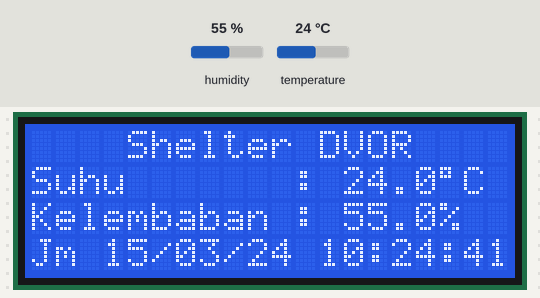
Bench run of a sketch on a simulated Seeed XIAO ESP32-S3. Shown: 20×4 character LCD. The inputs (shaded band) are chosen by the test bench; at power-on: temperature 24 °C, humidity 55 %. WiFi joins after 1.5 s; servers stay silent unless stated; uploads are accepted with an empty reply; the local clock reads 2024-03-15 10:24:30 at power-on unless the sketch sets it; EEPROM starts erased; what the sketch prints to the serial monitor is not drawn.

Above: at 12.4 s.
12.5 s: temperature set to 22 °C
At 14.6 s:
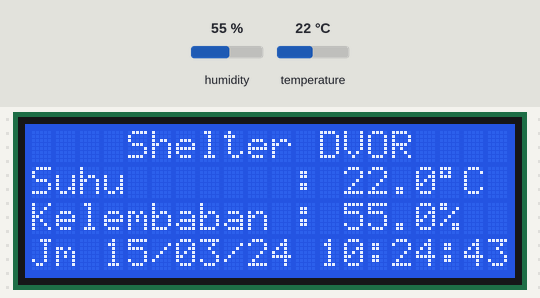
16.3 s: temperature set to 19 °C
At 18.9 s:
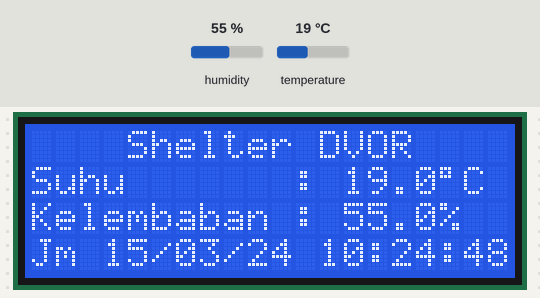
20.6 s: humidity set to 22 %
At 22.8 s:
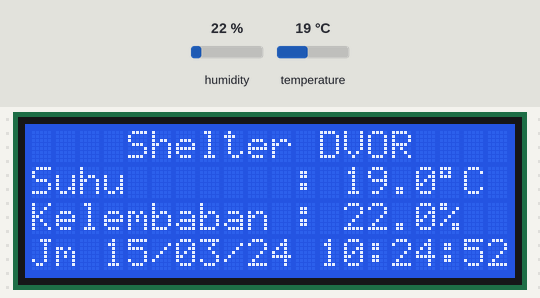
25.0 s: temperature set to 41 °C
At 27.6 s:
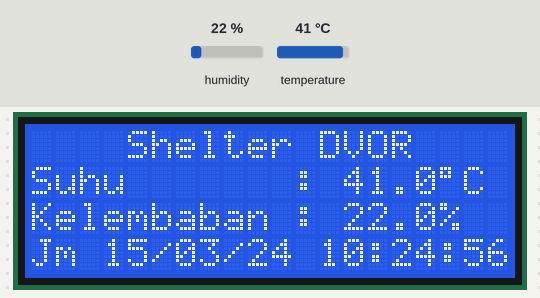
29.3 s: humidity set to 40 %
At 31.9 s:
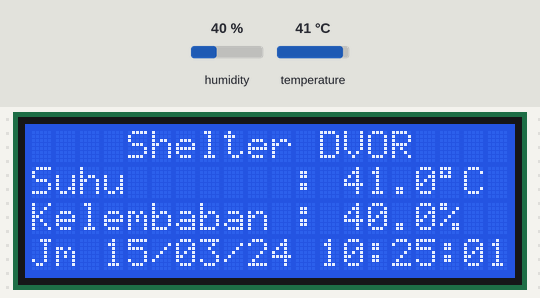
Timing chart, 0 to 33.4 s (numbered marks = the images above; inputs shaded):
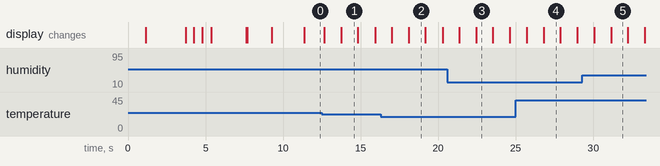

The sketch:

FIXSUHUBANDARA_dynamic_wifi.ino
```cpp
#include <Wire.h>
#include <LiquidCrystal_I2C.h>
#include <DHT.h>
#include <WiFi.h>
#include <WiFiClientSecure.h>
#include <HTTPClient.h>
#include <Preferences.h>
#include <time.h>

// ===================== WIFI DINAMIS =====================
// WiFi default dipakai pertama kali upload.
// Setelah WiFi dari dashboard tersimpan di Preferences, sketch memakai data memori.
const char* DEFAULT_SSID = "FAZ NET";
const char* DEFAULT_PASSWORD = "Gantengkalem1";
const bool ENABLE_DEFAULT_FALLBACK = false; // true kalau ingin coba WiFi default saat WiFi tersimpan gagal.

// Ganti sesuai alat:
// ESP32-1, ESP32-2, atau ESP32-3
const char* DEVICE_NAME = "ESP32-3";

// Isi dengan URL Apps Script yang sama dengan API WiFi ESP32 di website.
const char* WIFI_CONFIG_API = "https://script.google.com/macros/s/URL_APPS_SCRIPT_WIFI_KAMU/exec";

Preferences preferences;

String activeSsid = "";
String activePassword = "";

unsigned long lastWifiConfigCheck = 0;
const unsigned long WIFI_CONFIG_CHECK_INTERVAL = 60000;

// URL Web App Google Apps Script /exec untuk data suhu
const char* serverName = "https://script.google.com/macros/s/AKfycbxBbwzVrk5j32jfOqizkF9HhREMuDQ0eICVY1yIDgx4t3wOZ3pPwdGYDcuzylyrdQ/exec";

// ===================== LCD I2C 20x4 =====================
// Jika alamat LCD berbeda, coba ganti 0x27 menjadi 0x3F
LiquidCrystal_I2C lcd(0x27, 20, 4);

// ===================== DHT11 =====================
#define DHTPIN 4
#define DHTTYPE DHT11
DHT dht(DHTPIN, DHTTYPE);

// ===================== INTERVAL KIRIM DATA =====================
// Data dikirim pertama kali saat alat menyala, lalu setiap 1 jam.
unsigned long lastSendTime = 0;
const unsigned long sendInterval = 3600000UL; // 1 jam = 60 menit x 60 detik x 1000 ms

// ===================== WAKTU WITA =====================
const char* ntpServer = "pool.ntp.org";
const long gmtOffset_sec = 8 * 3600; // WITA = UTC+8
const int daylightOffset_sec = 0;

const char* hariSingkat[] = {
  "Mg", "Sn", "Sl", "Rb", "Km", "Jm", "Sb"
};

// ===================== PRINT LCD 20 KARAKTER =====================
void printLCDLine(int row, String text) {
  while (text.length() < 20) {
    text += " ";
  }

  if (text.length() > 20) {
    text = text.substring(0, 20);
  }

  lcd.setCursor(0, row);
  lcd.print(text);
}

// ===================== JSON SEDERHANA =====================
// Bisa membaca value JSON yang berupa string ataupun angka.
String extractJsonValue(String json, String key) {
  String pattern = "\"" + key + "\":";
  int start = json.indexOf(pattern);

  if (start < 0) return "";

  start += pattern.length();

  while (start < json.length() && (json[start] == ' ' || json[start] == '\t')) {
    start++;
  }

  if (start >= json.length()) return "";

  if (json[start] == '"') {
    start++;
    int end = json.indexOf("\"", start);
    if (end < 0) return "";
    return json.substring(start, end);
  }

  int endComma = json.indexOf(",", start);
  int endBrace = json.indexOf("}", start);

  int end = -1;

  if (endComma >= 0 && endBrace >= 0) {
    end = min(endComma, endBrace);
  } else if (endComma >= 0) {
    end = endComma;
  } else {
    end = endBrace;
  }

  if (end < 0) return "";

  String value = json.substring(start, end);
  value.trim();
  return value;
}

String firstNotEmpty(String first, String second, String third) {
  if (first.length() > 0) return first;
  if (second.length() > 0) return second;
  return third;
}

// ===================== WIFI MEMORY =====================
void loadWifiFromMemory() {
  preferences.begin("wifi-config", false);

  activeSsid = preferences.getString("ssid", DEFAULT_SSID);
  activePassword = preferences.getString("password", DEFAULT_PASSWORD);

  Serial.println("WiFi aktif dari memori:");
  Serial.println(activeSsid);
}

void saveWifiToMemory(String newSsid, String newPassword) {
  preferences.putString("ssid", newSsid);
  preferences.putString("password", newPassword);

  activeSsid = newSsid;
  activePassword = newPassword;
}

// ===================== TAMPILKAN WAKTU DI LCD =====================
void tampilkanWaktuLCD() {
  struct tm timeinfo;

  if (!getLocalTime(&timeinfo)) {
    printLCDLine(3, "Time Sync...");
    return;
  }

  char buffer[21];

  snprintf(
    buffer,
    sizeof(buffer),
    "%s %02d/%02d/%02d %02d:%02d:%02d",
    hariSingkat[timeinfo.tm_wday],
    timeinfo.tm_mday,
    timeinfo.tm_mon + 1,
    (timeinfo.tm_year + 1900) % 100,
    timeinfo.tm_hour,
    timeinfo.tm_min,
    timeinfo.tm_sec
  );

  printLCDLine(3, String(buffer));
}

// ===================== TAMPILAN DATA UTAMA LCD =====================
void tampilkanDataLCD(float suhu, float kelembaban) {
  printLCDLine(0, "    Shelter DVOR");

  String barisSuhu = "Suhu       : " + String(suhu, 1);
  barisSuhu += (char)223;
  barisSuhu += "C";

  String barisLembab = "Kelembaban : " + String(kelembaban, 1) + "%";

  printLCDLine(1, barisSuhu);
  printLCDLine(2, barisLembab);
  tampilkanWaktuLCD();
}

// ===================== TAMPILAN ERROR LCD =====================
void tampilkanErrorLCD() {
  printLCDLine(0, "    Shelter DVOR");
  printLCDLine(1, "Suhu       : ERROR");
  printLCDLine(2, "Kelembaban : ERROR");
  tampilkanWaktuLCD();
}

// ===================== WIFI CONNECT =====================
void connectWiFi() {
  Serial.print("Connecting WiFi: ");
  Serial.println(activeSsid);

  lcd.clear();
  printLCDLine(0, "Connecting WiFi");
  printLCDLine(1, activeSsid);
  printLCDLine(2, "Please Wait...");
  printLCDLine(3, "");

  WiFi.mode(WIFI_STA);
  WiFi.begin(activeSsid.c_str(), activePassword.c_str());

  int retry = 0;

  while (WiFi.status() != WL_CONNECTED) {
    delay(500);
    Serial.print(".");
    retry++;

    printLCDLine(2, "Retry: " + String(retry));

    if (retry > 40) {
      Serial.println();
      Serial.println("Gagal konek WiFi utama.");

      if (ENABLE_DEFAULT_FALLBACK && activeSsid != String(DEFAULT_SSID)) {
        Serial.println("Coba fallback ke WiFi default...");

        lcd.clear();
        printLCDLine(0, "WiFi Baru Gagal");
        printLCDLine(1, "Fallback Default");
        printLCDLine(2, DEFAULT_SSID);
        printLCDLine(3, "");

        activeSsid = DEFAULT_SSID;
        activePassword = DEFAULT_PASSWORD;

        WiFi.disconnect(true);
        delay(1000);
        WiFi.begin(activeSsid.c_str(), activePassword.c_str());

        retry = 0;

        while (WiFi.status() != WL_CONNECTED) {
          delay(500);
          Serial.print(".");
          retry++;

          printLCDLine(3, "Retry: " + String(retry));

          if (retry > 40) {
            Serial.println();
            Serial.println("Fallback juga gagal, ESP32 restart...");

            lcd.clear();
            printLCDLine(0, "WiFi Gagal");
            printLCDLine(1, "Restart ESP32");
            printLCDLine(2, "");
            printLCDLine(3, "");
            delay(2000);

            ESP.restart();
          }
        }
      } else {
        Serial.println("Gagal konek WiFi, ESP32 restart...");

        lcd.clear();
        printLCDLine(0, "WiFi Gagal");
        printLCDLine(1, "Restart ESP32");
        printLCDLine(2, "");
        printLCDLine(3, "");
        delay(2000);

        ESP.restart();
      }
    }
  }

  Serial.println();
  Serial.println("WiFi Connected!");
  Serial.print("SSID: ");
  Serial.println(activeSsid);
  Serial.print("IP Address: ");
  Serial.println(WiFi.localIP());

  lcd.clear();
  printLCDLine(0, "WiFi Connected");
  printLCDLine(1, activeSsid);
  printLCDLine(2, WiFi.localIP().toString());
  printLCDLine(3, "");
  delay(2000);
}

bool fetchWifiConfigFromApi() {
  if (WiFi.status() != WL_CONNECTED) {
    Serial.println("Tidak bisa cek config WiFi, ESP32 belum online.");
    return false;
  }

  WiFiClientSecure client;
  client.setInsecure();

  HTTPClient http;

  String url = String(WIFI_CONFIG_API) + "?action=getdevicewifi&device=" + String(DEVICE_NAME);

  Serial.println("Cek WiFi config dari API:");
  Serial.println(url);

  if (!http.begin(client, url)) {
    Serial.println("Gagal mulai HTTP WiFi config.");
    return false;
  }

  http.setFollowRedirects(HTTPC_STRICT_FOLLOW_REDIRECTS);
  http.setTimeout(15000);

  int httpCode = http.GET();

  Serial.print("HTTP WiFi Config: ");
  Serial.println(httpCode);

  if (httpCode <= 0) {
    Serial.println(http.errorToString(httpCode));
    http.end();
    return false;
  }

  String response = http.getString();
  http.end();

  Serial.println("Response WiFi config:");
  Serial.println(response);

  String newSsid = firstNotEmpty(
    extractJsonValue(response, "ssid"),
    extractJsonValue(response, "wifiSsid"),
    extractJsonValue(response, "SSID")
  );
  String newPassword = firstNotEmpty(
    extractJsonValue(response, "password"),
    extractJsonValue(response, "wifiPassword"),
    extractJsonValue(response, "Password")
  );

  if (newSsid.length() == 0 || newPassword.length() == 0) {
    Serial.println("SSID/password dari API kosong atau JSON tidak sesuai.");
    return false;
  }

  if (newSsid != activeSsid || newPassword != activePassword) {
    Serial.println("WiFi baru terdeteksi. Simpan lalu restart ESP32...");

    lcd.clear();
    printLCDLine(0, "WiFi Baru Ada");
    printLCDLine(1, newSsid);
    printLCDLine(2, "Simpan Config");
    printLCDLine(3, "Restart...");

    saveWifiToMemory(newSsid, newPassword);
    delay(1500);
    ESP.restart();
    return true;
  }

  Serial.println("WiFi config belum berubah.");
  return false;
}

// ===================== SINKRONISASI WAKTU =====================
void syncTime() {
  configTime(gmtOffset_sec, daylightOffset_sec, ntpServer);

  lcd.clear();
  printLCDLine(0, "Sinkron Waktu");
  printLCDLine(1, "NTP Server...");
  printLCDLine(2, "");
  printLCDLine(3, "");

  struct tm timeinfo;
  int retry = 0;

  while (!getLocalTime(&timeinfo) && retry < 20) {
    delay(500);
    retry++;
    printLCDLine(2, "Retry: " + String(retry));
  }

  if (getLocalTime(&timeinfo)) {
    printLCDLine(2, "Waktu OK");
    printLCDLine(3, "WITA Aktif");
  } else {
    printLCDLine(2, "Waktu Gagal");
    printLCDLine(3, "Cek Internet");
  }

  delay(1500);
}

// ===================== KIRIM DATA KE GOOGLE SHEET =====================
void sendToGoogleSheet(float suhu, float kelembaban, String keterangan) {
  if (WiFi.status() != WL_CONNECTED) {
    Serial.println("WiFi putus, reconnect...");
    connectWiFi();
    syncTime();
  }

  WiFiClientSecure client;
  client.setInsecure();

  HTTPClient http;

  Serial.println("Connecting to Google Apps Script...");

  if (!http.begin(client, serverName)) {
    Serial.println("Gagal connect HTTP");
    return;
  }

  http.setFollowRedirects(HTTPC_STRICT_FOLLOW_REDIRECTS);
  http.setTimeout(15000);
  http.addHeader("Content-Type", "application/json");

  String jsonData = "{";
  jsonData += "\"suhu\":\"" + String(suhu, 1) + "\",";
  jsonData += "\"kelembaban\":\"" + String(kelembaban, 1) + "\",";
  jsonData += "\"ket\":\"" + keterangan + "\"";
  jsonData += "}";

  Serial.println("Kirim JSON ke Spreadsheet:");
  Serial.println(jsonData);

  int httpResponseCode = http.POST(jsonData);

  Serial.print("HTTP Response: ");
  Serial.println(httpResponseCode);

  if (httpResponseCode > 0) {
    String response = http.getString();
    Serial.println("Response dari Apps Script:");
    Serial.println(response);
  } else {
    Serial.print("HTTP Error: ");
    Serial.println(http.errorToString(httpResponseCode));
  }

  http.end();
}

// ===================== SETUP =====================
void setup() {
  Serial.begin(115200);
  delay(1000);

  Wire.begin(21, 22);

  lcd.init();
  lcd.backlight();

  dht.begin();

  lcd.clear();
  printLCDLine(0, "");
  printLCDLine(1, "     Airnav IoT");
  printLCDLine(2, "  Monitoring Sys");
  printLCDLine(3, "");
  delay(2500);

  Serial.println("====================================");
  Serial.println("ESP32 DHT11 + LCD 20x4 + WiFi Dinamis");
  Serial.print("Device Name: ");
  Serial.println(DEVICE_NAME);
  Serial.println("====================================");

  loadWifiFromMemory();
  connectWiFi();
  fetchWifiConfigFromApi();
  syncTime();

  lcd.clear();
  printLCDLine(0, "    Shelter DVOR");
  printLCDLine(1, "System Ready");
  printLCDLine(2, "Monitoring...");
  printLCDLine(3, "WITA Active");
  delay(2000);
}

// ===================== LOOP =====================
void loop() {
  if (millis() - lastWifiConfigCheck > WIFI_CONFIG_CHECK_INTERVAL) {
    lastWifiConfigCheck = millis();
    fetchWifiConfigFromApi();
  }

  float humidity = dht.readHumidity();
  float temperature = dht.readTemperature();

  if (isnan(humidity) || isnan(temperature)) {
    Serial.println("Sensor Error! Cek DHT11");

    tampilkanErrorLCD();

    if (lastSendTime == 0 || millis() - lastSendTime >= sendInterval) {
      lastSendTime = millis();
      sendToGoogleSheet(0, 0, "Sensor Error");
    }
  } else {
    String keterangan = "Normal";

    if (temperature >= 35) {
      keterangan = "Suhu Panas";
    } else if (temperature <= 20) {
      keterangan = "Suhu Dingin";
    } else {
      keterangan = "Normal";
    }

    Serial.print("Suhu: ");
    Serial.print(temperature);
    Serial.print(" C | Kelembaban: ");
    Serial.print(humidity);
    Serial.print(" % | Ket: ");
    Serial.println(keterangan);

    tampilkanDataLCD(temperature, humidity);

    if (lastSendTime == 0 || millis() - lastSendTime >= sendInterval) {
      lastSendTime = millis();
      sendToGoogleSheet(temperature, humidity, keterangan);
    }
  }

  delay(1000);
}
```

Measured:
- what the display in image 1 shows lasts 1.0 s, from 13.8 s to 14.8 s
